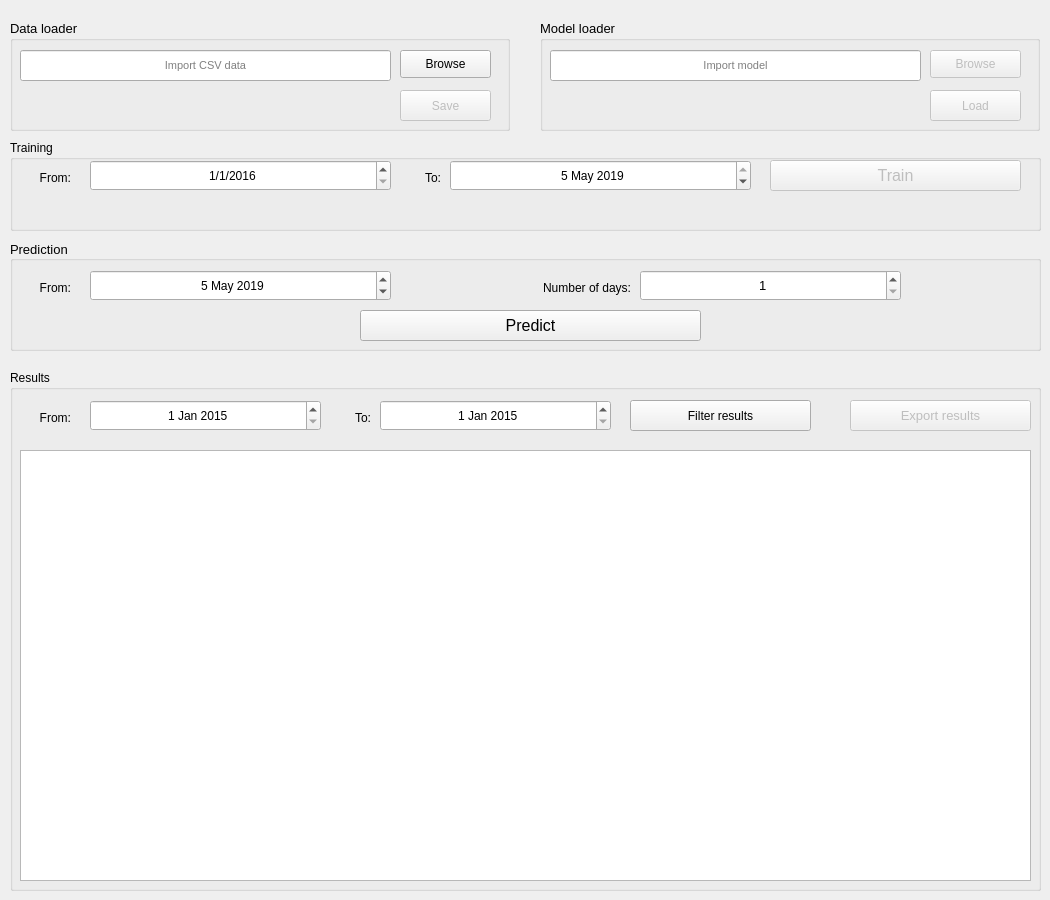
    <widget class="QWidget" name="LoadPredictionTab">
     <attribute name="title">
      <string>Load Prediction</string>
     </attribute>
     <widget class="QGroupBox" name="loaderGroupBox">
      <property name="geometry">
       <rect>
        <x>10</x>
        <y>20</y>
        <width>500</width>
        <height>111</height>
       </rect>
      </property>
      <property name="font">
       <font>
        <family>MS Shell Dlg 2</family>
        <pointsize>10</pointsize>
       </font>
      </property>
      <property name="title">
       <string>Data loader</string>
      </property>
      <widget class="QLineEdit" name="importCSVEdit">
       <property name="geometry">
        <rect>
         <x>10</x>
         <y>30</y>
         <width>371</width>
         <height>31</height>
        </rect>
       </property>
       <property name="font">
        <font>
         <pointsize>8</pointsize>
        </font>
       </property>
       <property name="text">
        <string/>
       </property>
       <property name="alignment">
        <set>Qt::AlignCenter</set>
       </property>
       <property name="readOnly">
        <bool>false</bool>
       </property>
       <property name="placeholderText">
        <string>Import CSV data</string>
       </property>
      </widget>
      <widget class="QPushButton" name="browseCSVButton">
       <property name="geometry">
        <rect>
         <x>390</x>
         <y>30</y>
         <width>91</width>
         <height>28</height>
        </rect>
       </property>
       <property name="font">
        <font>
         <pointsize>9</pointsize>
        </font>
       </property>
       <property name="text">
        <string>Browse</string>
       </property>
      </widget>
      <widget class="QPushButton" name="saveButton">
       <property name="enabled">
        <bool>false</bool>
       </property>
       <property name="geometry">
        <rect>
         <x>390</x>
         <y>70</y>
         <width>91</width>
         <height>31</height>
        </rect>
       </property>
       <property name="font">
        <font>
         <pointsize>9</pointsize>
        </font>
       </property>
       <property name="text">
        <string>Save</string>
       </property>
      </widget>
      <widget class="QLabel" name="csvWarningLabel_2">
       <property name="geometry">
        <rect>
         <x>10</x>
         <y>70</y>
         <width>371</width>
         <height>31</height>
        </rect>
       </property>
       <property name="font">
        <font>
         <pointsize>9</pointsize>
        </font>
       </property>
       <property name="styleSheet">
        <string notr="true">color: rgb(47, 158, 0)</string>
       </property>
       <property name="text">
        <string/>
       </property>
       <property name="alignment">
        <set>Qt::AlignCenter</set>
       </property>
      </widget>
     </widget>
     <widget class="QGroupBox" name="trainingGroupBox">
      <property name="geometry">
       <rect>
        <x>10</x>
        <y>140</y>
        <width>1031</width>
        <height>91</height>
       </rect>
      </property>
      <property name="title">
       <string>Training</string>
      </property>
      <widget class="QLabel" name="label">
       <property name="geometry">
        <rect>
         <x>10</x>
         <y>30</y>
         <width>51</width>
         <height>16</height>
        </rect>
       </property>
       <property name="font">
        <font>
         <pointsize>9</pointsize>
        </font>
       </property>
       <property name="text">
        <string>From:</string>
       </property>
       <property name="alignment">
        <set>Qt::AlignRight|Qt::AlignTrailing|Qt::AlignVCenter</set>
       </property>
      </widget>
      <widget class="QDateEdit" name="trainingFromDate">
       <property name="geometry">
        <rect>
         <x>80</x>
         <y>20</y>
         <width>301</width>
         <height>31</height>
        </rect>
       </property>
       <property name="font">
        <font>
         <pointsize>9</pointsize>
        </font>
       </property>
       <property name="alignment">
        <set>Qt::AlignCenter</set>
       </property>
       <property name="dateTime">
        <datetime>
         <hour>0</hour>
         <minute>0</minute>
         <second>0</second>
         <year>2016</year>
         <month>1</month>
         <day>1</day>
        </datetime>
       </property>
       <property name="maximumDateTime">
        <datetime>
         <hour>23</hour>
         <minute>59</minute>
         <second>59</second>
         <year>2019</year>
         <month>5</month>
         <day>4</day>
        </datetime>
       </property>
       <property name="minimumDateTime">
        <datetime>
         <hour>0</hour>
         <minute>0</minute>
         <second>0</second>
         <year>2016</year>
         <month>1</month>
         <day>1</day>
        </datetime>
       </property>
       <property name="maximumDate">
        <date>
         <year>2019</year>
         <month>5</month>
         <day>4</day>
        </date>
       </property>
       <property name="minimumDate">
        <date>
         <year>2016</year>
         <month>1</month>
         <day>1</day>
        </date>
       </property>
       <property name="maximumTime">
        <time>
         <hour>23</hour>
         <minute>59</minute>
         <second>59</second>
        </time>
       </property>
       <property name="displayFormat">
        <string>M/d/yyyy</string>
       </property>
      </widget>
      <widget class="QLabel" name="label_2">
       <property name="geometry">
        <rect>
         <x>390</x>
         <y>30</y>
         <width>41</width>
         <height>16</height>
        </rect>
       </property>
       <property name="font">
        <font>
         <pointsize>9</pointsize>
        </font>
       </property>
       <property name="text">
        <string>To:</string>
       </property>
       <property name="alignment">
        <set>Qt::AlignRight|Qt::AlignTrailing|Qt::AlignVCenter</set>
       </property>
      </widget>
      <widget class="QDateEdit" name="trainingToDate">
       <property name="geometry">
        <rect>
         <x>440</x>
         <y>20</y>
         <width>301</width>
         <height>31</height>
        </rect>
       </property>
       <property name="font">
        <font>
         <pointsize>9</pointsize>
        </font>
       </property>
       <property name="alignment">
        <set>Qt::AlignCenter</set>
       </property>
       <property name="dateTime">
        <datetime>
         <hour>0</hour>
         <minute>0</minute>
         <second>0</second>
         <year>2019</year>
         <month>5</month>
         <day>5</day>
        </datetime>
       </property>
       <property name="minimumDateTime">
        <datetime>
         <hour>0</hour>
         <minute>0</minute>
         <second>0</second>
         <year>2016</year>
         <month>1</month>
         <day>2</day>
        </datetime>
       </property>
       <property name="maximumDate">
        <date>
         <year>2019</year>
         <month>5</month>
         <day>5</day>
        </date>
       </property>
       <property name="minimumDate">
        <date>
         <year>2016</year>
         <month>1</month>
         <day>2</day>
        </date>
       </property>
       <property name="maximumTime">
        <time>
         <hour>23</hour>
         <minute>59</minute>
         <second>59</second>
        </time>
       </property>
      </widget>
      <widget class="QPushButton" name="trainButton">
       <property name="enabled">
        <bool>false</bool>
       </property>
       <property name="geometry">
        <rect>
         <x>760</x>
         <y>20</y>
         <width>251</width>
         <height>31</height>
        </rect>
       </property>
       <property name="font">
        <font>
         <pointsize>12</pointsize>
        </font>
       </property>
       <property name="text">
        <string>Train</string>
       </property>
      </widget>
      <widget class="QLabel" name="trainingWarningLabel">
       <property name="geometry">
        <rect>
         <x>10</x>
         <y>60</y>
         <width>1011</width>
         <height>20</height>
        </rect>
       </property>
       <property name="styleSheet">
        <string notr="true">color: rgb(47, 158, 0)</string>
       </property>
       <property name="text">
        <string/>
       </property>
       <property name="alignment">
        <set>Qt::AlignCenter</set>
       </property>
      </widget>
     </widget>
     <widget class="QGroupBox" name="predictionGroupBox">
      <property name="geometry">
       <rect>
        <x>10</x>
        <y>240</y>
        <width>1031</width>
        <height>111</height>
       </rect>
      </property>
      <property name="font">
       <font>
        <pointsize>10</pointsize>
       </font>
      </property>
      <property name="styleSheet">
       <string notr="true"/>
      </property>
      <property name="title">
       <string>Prediction</string>
      </property>
      <property name="alignment">
       <set>Qt::AlignLeading|Qt::AlignLeft|Qt::AlignVCenter</set>
      </property>
      <widget class="QLabel" name="label_3">
       <property name="geometry">
        <rect>
         <x>10</x>
         <y>40</y>
         <width>51</width>
         <height>16</height>
        </rect>
       </property>
       <property name="font">
        <font>
         <pointsize>9</pointsize>
        </font>
       </property>
       <property name="text">
        <string>From:</string>
       </property>
       <property name="alignment">
        <set>Qt::AlignRight|Qt::AlignTrailing|Qt::AlignVCenter</set>
       </property>
      </widget>
      <widget class="QDateEdit" name="predictionFromDate">
       <property name="geometry">
        <rect>
         <x>80</x>
         <y>30</y>
         <width>301</width>
         <height>31</height>
        </rect>
       </property>
       <property name="font">
        <font>
         <pointsize>9</pointsize>
        </font>
       </property>
       <property name="alignment">
        <set>Qt::AlignCenter</set>
       </property>
       <property name="dateTime">
        <datetime>
         <hour>0</hour>
         <minute>0</minute>
         <second>0</second>
         <year>2019</year>
         <month>5</month>
         <day>5</day>
        </datetime>
       </property>
       <property name="minimumDateTime">
        <datetime>
         <hour>0</hour>
         <minute>0</minute>
         <second>0</second>
         <year>2015</year>
         <month>1</month>
         <day>1</day>
        </datetime>
       </property>
       <property name="maximumDate">
        <date>
         <year>2024</year>
         <month>12</month>
         <day>31</day>
        </date>
       </property>
       <property name="minimumDate">
        <date>
         <year>2015</year>
         <month>1</month>
         <day>1</day>
        </date>
       </property>
       <property name="maximumTime">
        <time>
         <hour>23</hour>
         <minute>59</minute>
         <second>59</second>
        </time>
       </property>
      </widget>
      <widget class="QPushButton" name="predictButton">
       <property name="geometry">
        <rect>
         <x>350</x>
         <y>70</y>
         <width>341</width>
         <height>31</height>
        </rect>
       </property>
       <property name="font">
        <font>
         <pointsize>12</pointsize>
        </font>
       </property>
       <property name="styleSheet">
        <string notr="true"/>
       </property>
       <property name="text">
        <string>Predict</string>
       </property>
      </widget>
      <widget class="QLabel" name="label_5">
       <property name="geometry">
        <rect>
         <x>500</x>
         <y>40</y>
         <width>121</width>
         <height>16</height>
        </rect>
       </property>
       <property name="font">
        <font>
         <pointsize>9</pointsize>
        </font>
       </property>
       <property name="text">
        <string>Number of days:</string>
       </property>
       <property name="alignment">
        <set>Qt::AlignRight|Qt::AlignTrailing|Qt::AlignVCenter</set>
       </property>
      </widget>
      <widget class="QSpinBox" name="dayCountBox">
       <property name="geometry">
        <rect>
         <x>630</x>
         <y>30</y>
         <width>261</width>
         <height>31</height>
        </rect>
       </property>
       <property name="alignment">
        <set>Qt::AlignCenter</set>
       </property>
       <property name="minimum">
        <number>1</number>
       </property>
       <property name="maximum">
        <number>7</number>
       </property>
      </widget>
     </widget>
     <widget class="QGroupBox" name="loaderGroupBox_2">
      <property name="geometry">
       <rect>
        <x>540</x>
        <y>20</y>
        <width>500</width>
        <height>111</height>
       </rect>
      </property>
      <property name="font">
       <font>
        <family>MS Shell Dlg 2</family>
        <pointsize>10</pointsize>
       </font>
      </property>
      <property name="title">
       <string>Model loader</string>
      </property>
      <widget class="QLineEdit" name="importModelEdit">
       <property name="geometry">
        <rect>
         <x>10</x>
         <y>30</y>
         <width>371</width>
         <height>31</height>
        </rect>
       </property>
       <property name="font">
        <font>
         <pointsize>8</pointsize>
        </font>
       </property>
       <property name="text">
        <string/>
       </property>
       <property name="alignment">
        <set>Qt::AlignCenter</set>
       </property>
       <property name="readOnly">
        <bool>false</bool>
       </property>
       <property name="placeholderText">
        <string>Import model</string>
       </property>
      </widget>
      <widget class="QPushButton" name="browseModelButton">
       <property name="enabled">
        <bool>false</bool>
       </property>
       <property name="geometry">
        <rect>
         <x>390</x>
         <y>30</y>
         <width>91</width>
         <height>28</height>
        </rect>
       </property>
       <property name="font">
        <font>
         <pointsize>9</pointsize>
        </font>
       </property>
       <property name="text">
        <string>Browse</string>
       </property>
      </widget>
      <widget class="QPushButton" name="loadModelButton">
       <property name="enabled">
        <bool>false</bool>
       </property>
       <property name="geometry">
        <rect>
         <x>390</x>
         <y>70</y>
         <width>91</width>
         <height>31</height>
        </rect>
       </property>
       <property name="font">
        <font>
         <pointsize>9</pointsize>
        </font>
       </property>
       <property name="text">
        <string>Load</string>
       </property>
      </widget>
      <widget class="QLabel" name="modelWarningLabel">
       <property name="geometry">
        <rect>
         <x>10</x>
         <y>70</y>
         <width>371</width>
         <height>31</height>
        </rect>
       </property>
       <property name="font">
        <font>
         <pointsize>9</pointsize>
        </font>
       </property>
       <property name="styleSheet">
        <string notr="true">color: rgb(47, 158, 0)</string>
       </property>
       <property name="text">
        <string/>
       </property>
       <property name="alignment">
        <set>Qt::AlignCenter</set>
       </property>
      </widget>
     </widget>
     <widget class="QGroupBox" name="groupBox">
      <property name="geometry">
       <rect>
        <x>10</x>
        <y>370</y>
        <width>1031</width>
        <height>521</height>
       </rect>
      </property>
      <property name="title">
       <string>Results</string>
      </property>
      <widget class="QLabel" name="label_6">
       <property name="geometry">
        <rect>
         <x>330</x>
         <y>40</y>
         <width>31</width>
         <height>16</height>
        </rect>
       </property>
       <property name="font">
        <font>
         <pointsize>9</pointsize>
        </font>
       </property>
       <property name="text">
        <string>To:</string>
       </property>
       <property name="alignment">
        <set>Qt::AlignRight|Qt::AlignTrailing|Qt::AlignVCenter</set>
       </property>
      </widget>
      <widget class="QLabel" name="label_7">
       <property name="geometry">
        <rect>
         <x>10</x>
         <y>40</y>
         <width>51</width>
         <height>16</height>
        </rect>
       </property>
       <property name="font">
        <font>
         <pointsize>9</pointsize>
        </font>
       </property>
       <property name="text">
        <string>From:</string>
       </property>
       <property name="alignment">
        <set>Qt::AlignRight|Qt::AlignTrailing|Qt::AlignVCenter</set>
       </property>
      </widget>
      <widget class="QDateEdit" name="resultsFromDate">
       <property name="geometry">
        <rect>
         <x>80</x>
         <y>30</y>
         <width>231</width>
         <height>31</height>
        </rect>
       </property>
       <property name="font">
        <font>
         <pointsize>9</pointsize>
        </font>
       </property>
       <property name="alignment">
        <set>Qt::AlignCenter</set>
       </property>
       <property name="dateTime">
        <datetime>
         <hour>0</hour>
         <minute>0</minute>
         <second>0</second>
         <year>2015</year>
         <month>1</month>
         <day>1</day>
        </datetime>
       </property>
       <property name="minimumDateTime">
        <datetime>
         <hour>0</hour>
         <minute>0</minute>
         <second>0</second>
         <year>2015</year>
         <month>1</month>
         <day>1</day>
        </datetime>
       </property>
       <property name="maximumDate">
        <date>
         <year>2024</year>
         <month>12</month>
         <day>31</day>
        </date>
       </property>
       <property name="minimumDate">
        <date>
         <year>2015</year>
         <month>1</month>
         <day>1</day>
        </date>
       </property>
       <property name="maximumTime">
        <time>
         <hour>23</hour>
         <minute>59</minute>
         <second>59</second>
        </time>
       </property>
      </widget>
      <widget class="QDateEdit" name="resultsToDate">
       <property name="geometry">
        <rect>
         <x>370</x>
         <y>30</y>
         <width>231</width>
         <height>31</height>
        </rect>
       </property>
       <property name="font">
        <font>
         <pointsize>9</pointsize>
        </font>
       </property>
       <property name="alignment">
        <set>Qt::AlignCenter</set>
       </property>
       <property name="dateTime">
        <datetime>
         <hour>0</hour>
         <minute>0</minute>
         <second>0</second>
         <year>2015</year>
         <month>1</month>
         <day>1</day>
        </datetime>
       </property>
       <property name="minimumDateTime">
        <datetime>
         <hour>0</hour>
         <minute>0</minute>
         <second>0</second>
         <year>2015</year>
         <month>1</month>
         <day>1</day>
        </datetime>
       </property>
       <property name="maximumDate">
        <date>
         <year>2024</year>
         <month>12</month>
         <day>31</day>
        </date>
       </property>
       <property name="minimumDate">
        <date>
         <year>2015</year>
         <month>1</month>
         <day>1</day>
        </date>
       </property>
       <property name="maximumTime">
        <time>
         <hour>23</hour>
         <minute>59</minute>
         <second>59</second>
        </time>
       </property>
      </widget>
      <widget class="QPushButton" name="resultsButton">
       <property name="geometry">
        <rect>
         <x>620</x>
         <y>30</y>
         <width>181</width>
         <height>31</height>
        </rect>
       </property>
       <property name="text">
        <string>Filter results</string>
       </property>
      </widget>
      <widget class="QTableWidget" name="tableResults">
       <property name="geometry">
        <rect>
         <x>10</x>
         <y>80</y>
         <width>1011</width>
         <height>431</height>
        </rect>
       </property>
       <attribute name="horizontalHeaderCascadingSectionResizes">
        <bool>false</bool>
       </attribute>
       <attribute name="horizontalHeaderStretchLastSection">
        <bool>false</bool>
       </attribute>
      </widget>
      <widget class="QPushButton" name="exportButton">
       <property name="enabled">
        <bool>false</bool>
       </property>
       <property name="geometry">
        <rect>
         <x>840</x>
         <y>30</y>
         <width>181</width>
         <height>31</height>
        </rect>
       </property>
       <property name="font">
        <font>
         <pointsize>10</pointsize>
        </font>
       </property>
       <property name="styleSheet">
        <string notr="true"/>
       </property>
       <property name="text">
        <string>Export results</string>
       </property>
      </widget>
     </widget>
    </widget>
